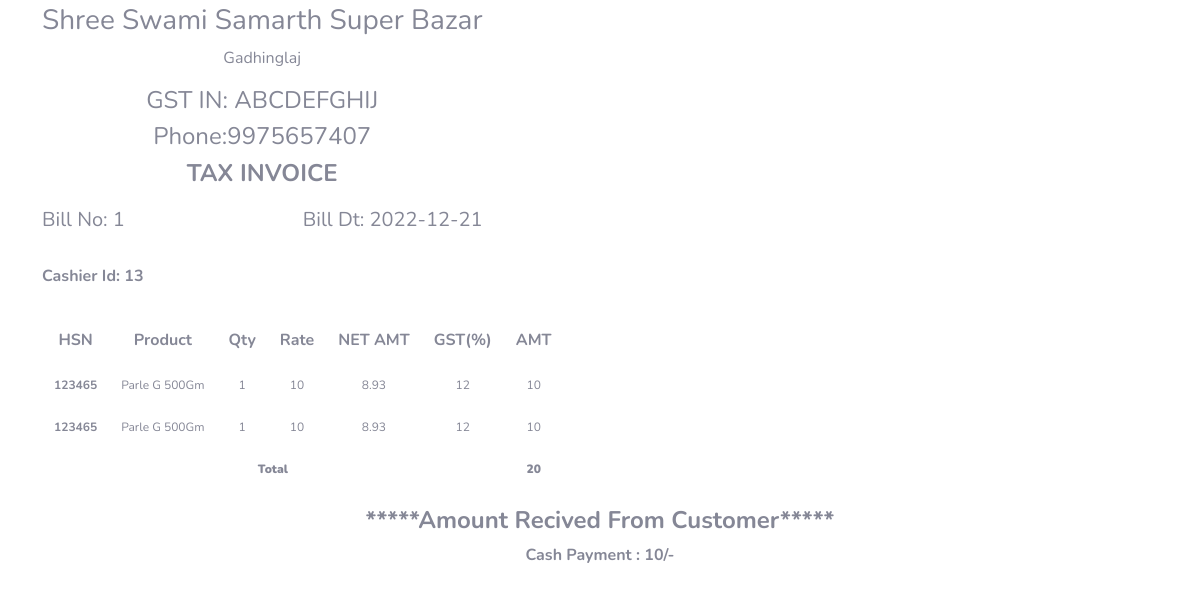
Page /bill.php?bill=1 (signed in) on the committed database.
### tables this page shows
CREATE TABLE `customer_bill` (
  `id` int(20) NOT NULL,
  `customer_id` int(11) DEFAULT NULL,
  `billdate` date DEFAULT NULL,
  `without_gst` float DEFAULT NULL,
  `amount` float DEFAULT NULL,
  `user_id` varchar(100) DEFAULT NULL,
  `cash` float DEFAULT NULL,
  `upi` float DEFAULT NULL,
  `card` float DEFAULT NULL,
  `entry_date_time` timestamp NULL DEFAULT current_timestamp()
);

CREATE TABLE `customer_bill_details` (
  `id` int(20) NOT NULL,
  `employee_id` int(11) DEFAULT NULL,
  `product_id` int(11) DEFAULT NULL,
  `product_name` varchar(200) DEFAULT NULL,
  `hsn` int(100) DEFAULT NULL,
  `rate` float DEFAULT NULL,
  `qty` float DEFAULT NULL,
  `amount` float DEFAULT NULL,
  `without_gst` float DEFAULT NULL,
  `gst_percentage` float DEFAULT NULL,
  `bill_no` int(11) DEFAULT NULL,
  `bill_date` date DEFAULT NULL,
  `entry_date_time` timestamp NOT NULL DEFAULT current_timestamp()
);

### bill.php (the view, shortened to what this page needs)
<?php
include 'dbconnection.php';
$bill_no=$_GET['bill'];
$query="SELECT * FROM customer_bill WHERE id='$bill_no'";
$result=$con->query($query);
$row=$result->fetch_assoc();
$billdate=$row['billdate'];
$user_id=$row['user_id'];
$cash=$row['cash'];
?>
<!doctype html>
<html lang="en">
<head>
    <link href="vendor/fontawesome-free/css/all.min.css" rel="stylesheet" type="text/css">
    <link href="css/sb-admin-2.min.css" rel="stylesheet">
</head>
<body>
    <div class="container text-center">
        <div class="row text-center">
            <div class="wrapper-header text-center">
                <h3 class="wrapper-title1 top">Shree Swami Samarth Super Bazar</h3>
                <p class="wrapper-title1">Gadhinglaj</p>
                <h4 class="wrapper-title1">GST IN: ABCDEFGHIJ</h4>
                <h4 class="wrapper-title2">Phone:9975657407</h4>
                <h4 class="wrapper-title1 top"><b>TAX INVOICE</b></h4>
                <div class="row">
                    <table class="table text-start">
                        <thead>
                            <tr class="">
                                <th class="text-start" scope="col" style="text-align: left ! important;">
                                    <h5>Bill No:
                                        <?php echo $bill_no ?>
                                    </h5>
                                </th>
                                <th class="text-start" scope="col" style="text-align: right ! important;">
                                    <h5>Bill Dt:
                                        <?php echo $billdate ?>
                                    </h5>
                                </th>
                            </tr>
                            <tr>
                                <th class="text-start" colspan="2" style="text-align: left ! important;">Cashier Id:
                                    <?php echo $user_id ?>
                                </th>
                            </tr>
                    </table>
                </div>
            </div>
        </div>
    </div>
    <div class="container">
        <div class="row">
            <div class="">
                <table class="table text-center">
                    <thead>
                        <tr class="wrapper-title">
                            <th scope="col">HSN</th>
                            <th scope="col">Product</th>
                            <th scope="col">Qty</th>
                            <th scope="col">Rate</th>
                            <th scope="col">NET AMT</th>
                            <th scope="col">GST(%)</th>
                            <th scope="col">AMT</th>
                        </tr>
                    </thead>
                    <tbody>
                        <?php
          $query="SELECT * FROM customer_bill_details WHERE bill_no='$bill_no'";
          $result=$con->query($query);
          $total_amount=0;
          if($result->num_rows>0){
          while($row=$result->fetch_assoc()){
          $product_name=$row['product_name'];
          $hsn=$row['hsn'];
          $rate=$row['rate'];
          $qty=$row['qty'];
          $amount=$row['amount'];
          $without_gst=$row['without_gst'];
          $total_amount+=$amount;
          $gst_percentage=$row['gst_percentage'];
            echo'
            <tr>
            <th scope="row" style="font-size:12px">'.$hsn.'</th>
            <td style="font-size:12px">'.$product_name.'</small></td>
            <td style="font-size:12px">'.$qty.'</td>
            <td style="font-size:12px">'.$rate.'</td>
            <td style="font-size:12px">'.$without_gst.'</td>
            <td style="font-size:12px">'.$gst_percentage.'</td>
            <td style="font-size:12px">'.$amount.'</td>
          </tr>
            ';
        }
          }
        echo'
            <tr>
            <th style="font-size:12px" colspan="6"><b>Total</b></th>
            <th style="font-size:12px"><b>'.$total_amount.'</b></th>
          </tr>
            ';
          ?>
                    </tbody>
                </table>
            </div>
        </div>
    </div>
    <div class="container text-center">
        <div class="row">
            <h4 class="text-center"><b>*****Amount Recived From Customer*****</b></h4>
            <?php
if($cash>0){
  echo'<p class="text-center" style="width:100%"><b>Cash Payment : '.$cash.'/-</b></p>';
}
?>
        </div>
    </div>
</body>
</html>

### bill.php (style rules this page uses)
tbody, td, tfoot, th, thead, tr { border-color: inherit !important; border-style: none !important; border-width: 0; }

### rows in the picture
customer_bill: billdate "2022-12-21", user "13", cash "10"
customer_bill_details: hsn "123465", product_name "Parle G 500Gm", qty "1", rate "10", without_gst "8.93", gst_percentage "12", amount "10"
customer_bill_details: hsn "123465", product_name "Parle G 500Gm", qty "1", rate "10", without_gst "8.93", gst_percentage "12", amount "10"

### other values in the picture
$bill_no "1"
$total_amount "20"
